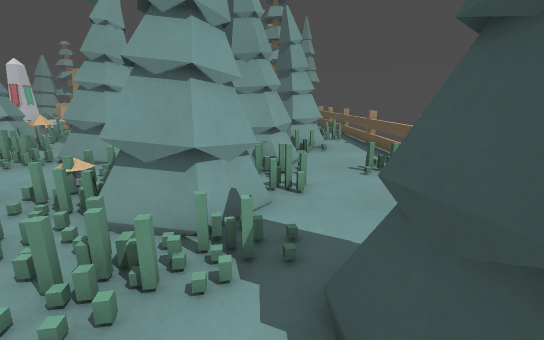
view 1 (above)

24 first-person views from a walk through a level from a Godot 3-D game. The camera is 1.2 m above the floor, tilts 14° down and sees 90° across. The floor is counted in squares, 0.5 m on a side. Each view is taken from the middle of a square. On the plan, view 1 faces up. The plan holds only what a view shows up to about 18 squares ahead; the rest is blank. The place goes on beyond the plan. Surface patterns are stand-ins for the level's own textures.

view 2
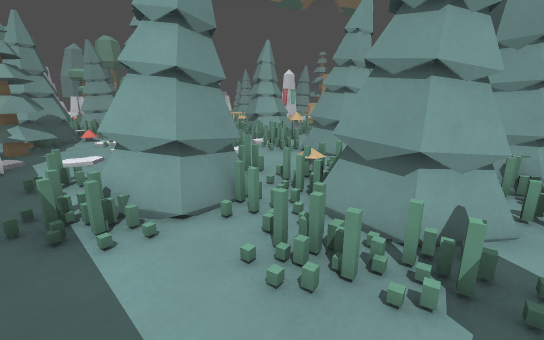

view 3
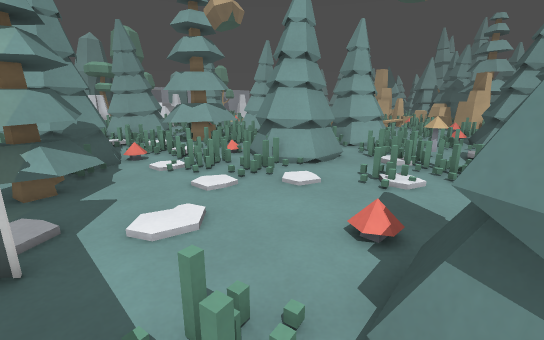

view 4
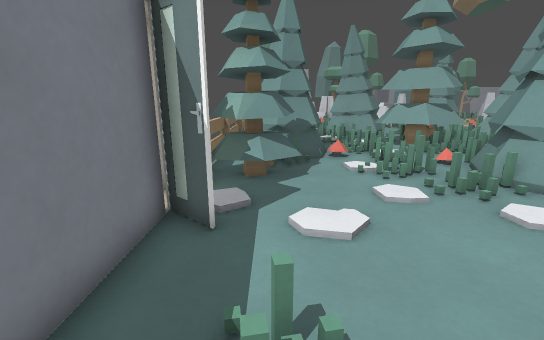

view 5
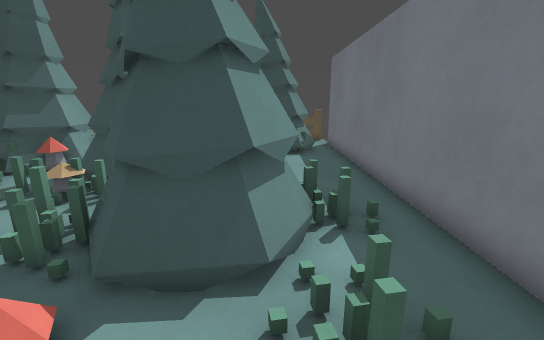

view 6
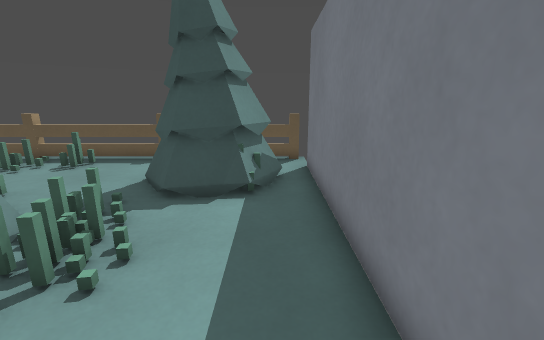

view 7
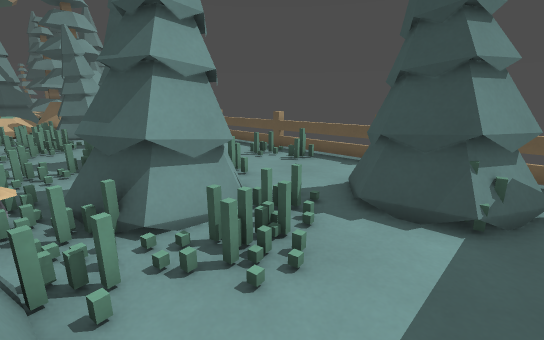

view 8
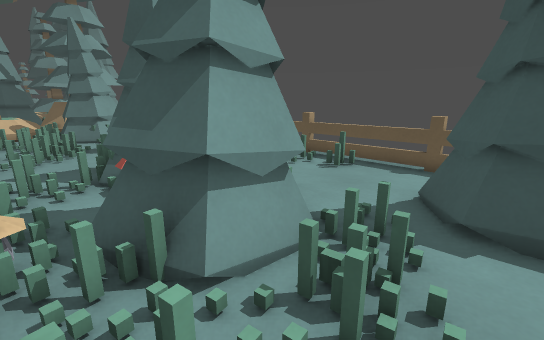

view 9
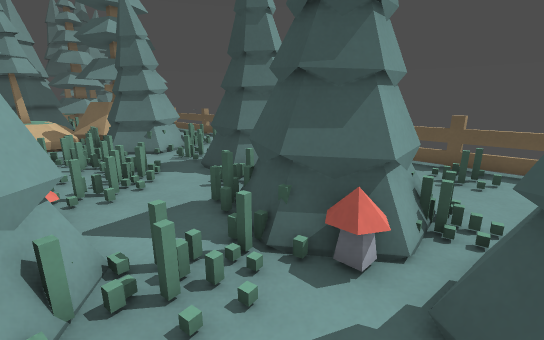

view 10
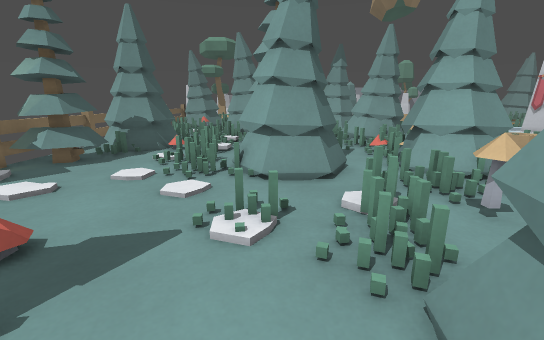

view 11
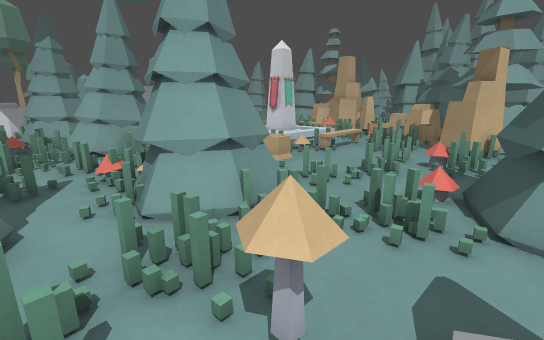

view 12
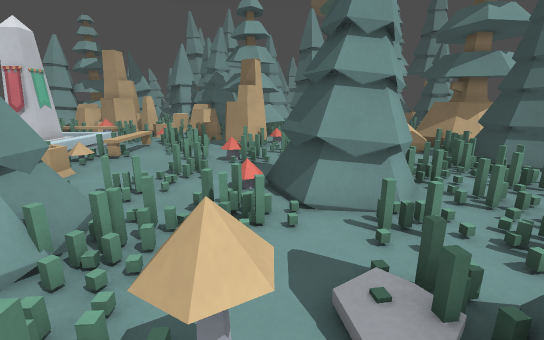

view 13
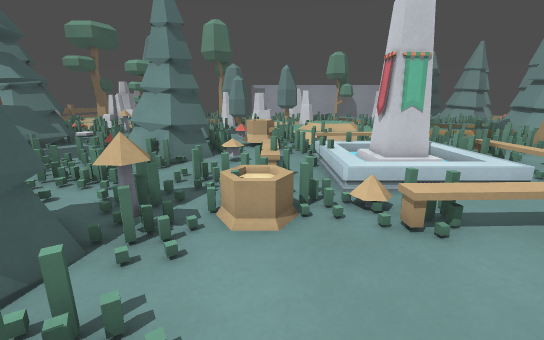

view 14
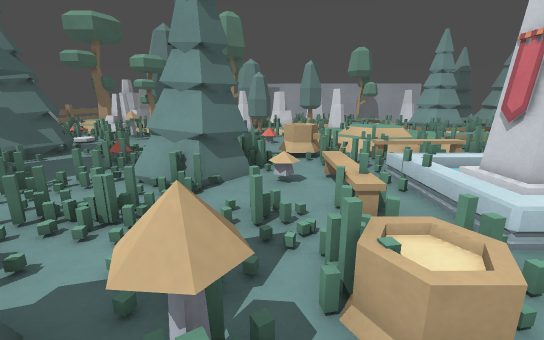

view 15
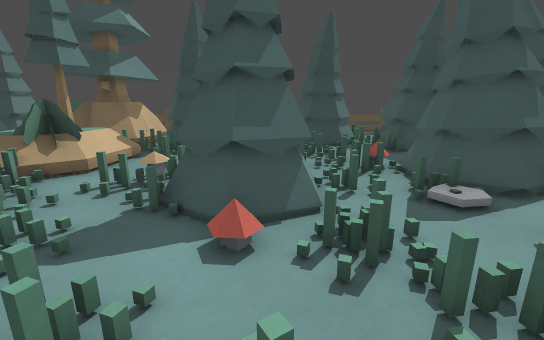

view 16
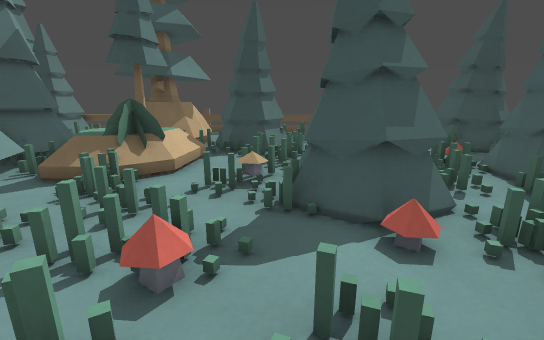

view 17
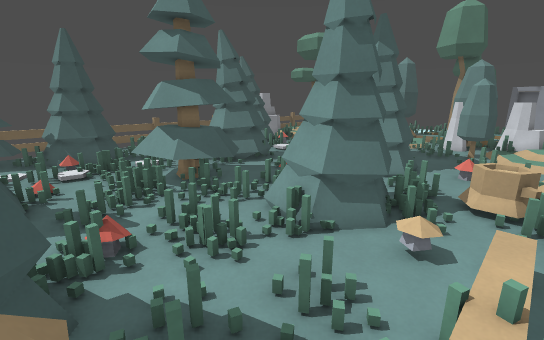

view 18
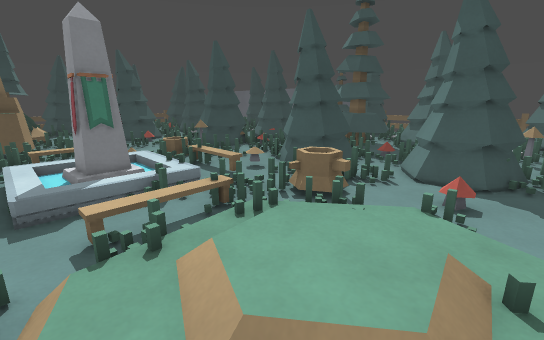

view 19
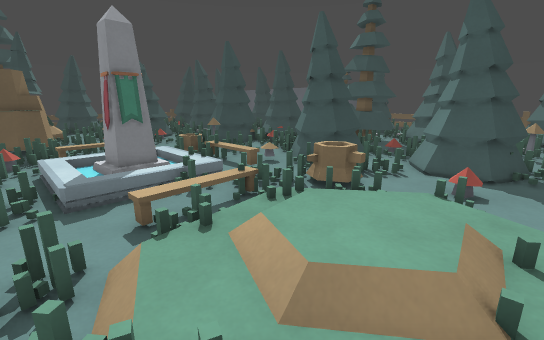

view 20
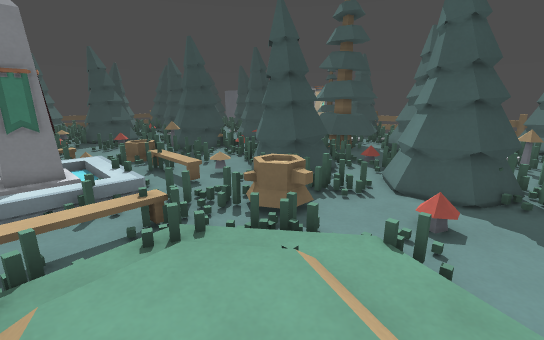

view 21
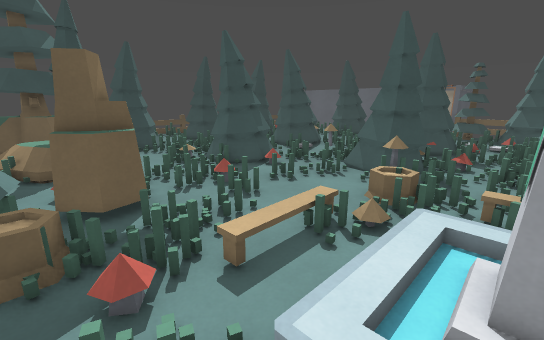

view 22
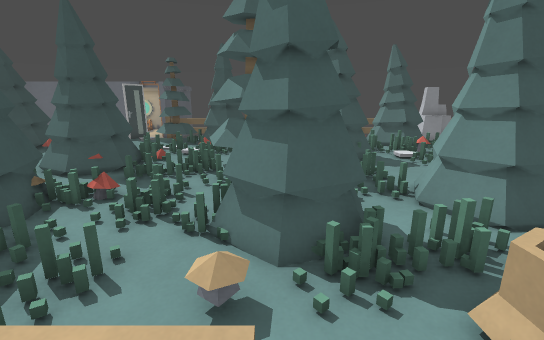

view 23
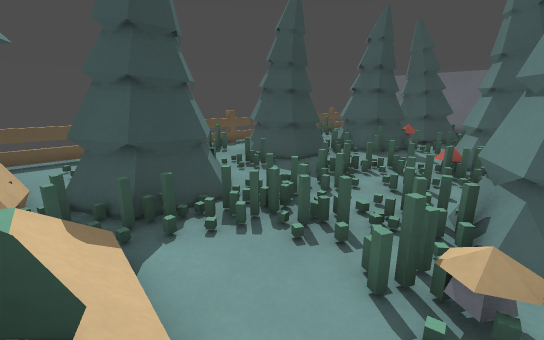

view 24
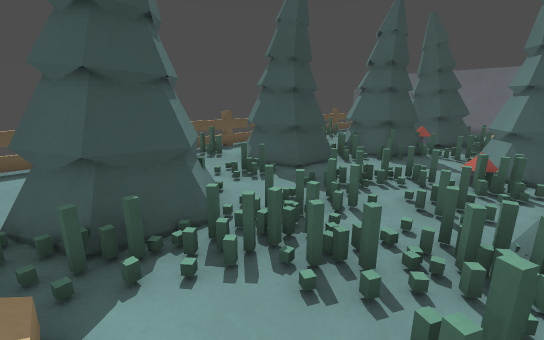

### Floor plan
Key: @ floor where view 1 was taken; # wall or solid block; x gap in a wall; . main floor; : floor 0.25 m higher than the main floor; + floor 0.5 m higher than the main floor; * floor 0.75 m higher than the main floor; / step, stairs or slope; = window, fence, low wall or low ledge; F fence; O other object.
Columns run from 34 left of view 1 to 6 right of it. Each row starts with its distance up from view 1.
 30     ///     +///../#=##=...///   ##
 29 /////=/..///.../O/O/.###..//***  ###
 28 ::///....//////..=//####.///###==###
 27  :/:://..:  : /.O.//###/.///####x####
 26 /+++://..  ## /.O.//.../////==O//====..FF
 25 :+++:///.: O#///O.//..///....////##....FF
 24 /++/:////: :: //O../=././//..../###  //FF
 23 ::/:/ ///////////....///../=..//###  /
 22 ::://.///.....//..../...//////O/####//
 21 .///.=//./OOO////...//..###//////==..
 20 .//..==.../..//=/..//.:=###=/.//.....
 19 .//....//.O.///....//./=###=/..//.O....
 18 ..../=/=##..////==#..//.###.//.O/..==.=.F
 17 ...///.####/.///####////.//.///O..####..F
 16 .###=..####////.####//..././///...####..F
 15 =####..####.//.O####//../O..O.....###=..F
 14 .###=//////./O///=#.//==/=###......==...F
 13 .=#=/////////.......//==.####...=##.....F
 12 .  .///..=#/////.....==//####..=###=....F
 11 =...///.###==//.=###..///=###..=####....F
 10 ==.../.=####=//.####..../......=###/.../F
  9 //...#######=/./####..//........x.//.///F
  8 ///.########=/./.###.../....//.###/...=/F
  7 //.  ###/ ==../...//........//####==..=.F
  6 ///  ###//////:=.=./.......=./=###=.....F
  5 ===      //.//..........:.=# //###......F
  4 =#      =//.//:..........=###=/////.==..F
  3 ##        /=###..........=###=.///.###
  2 ##        /####.##.......####.../..###
  1              ######........=.......###
  0              #.####...............@.##..F
 -1         FFFFFFFFF#F.###################.F
 -2                    #

Positions as (right, up) in squares from view 1, and headings:
1: (0, 0), facing up
2: (0, 0), facing up-left
3: (-8, 0), facing up-left
4: (-8, 1), facing left
5: (-12, 2), facing right
6: (-6, 0), facing right
7: (-5, 0), facing up-right
8: (-5, 2), facing up-right
9: (-6, 8), facing up-right
10: (-6, 9), facing left
11: (-10, 12), facing up-left
12: (-11, 12), facing up
13: (-13, 21), facing left
14: (-16, 19), facing left
15: (-16, 19), facing right
16: (-16, 22), facing right
17: (-18, 21), facing down-left
18: (-34, 28), facing down-right
19: (-34, 29), facing down-right
20: (-34, 26), facing down-right
21: (-22, 30), facing down-right
22: (-25, 23), facing down
23: (-8, 26), facing down-right
24: (-7, 25), facing down-right
